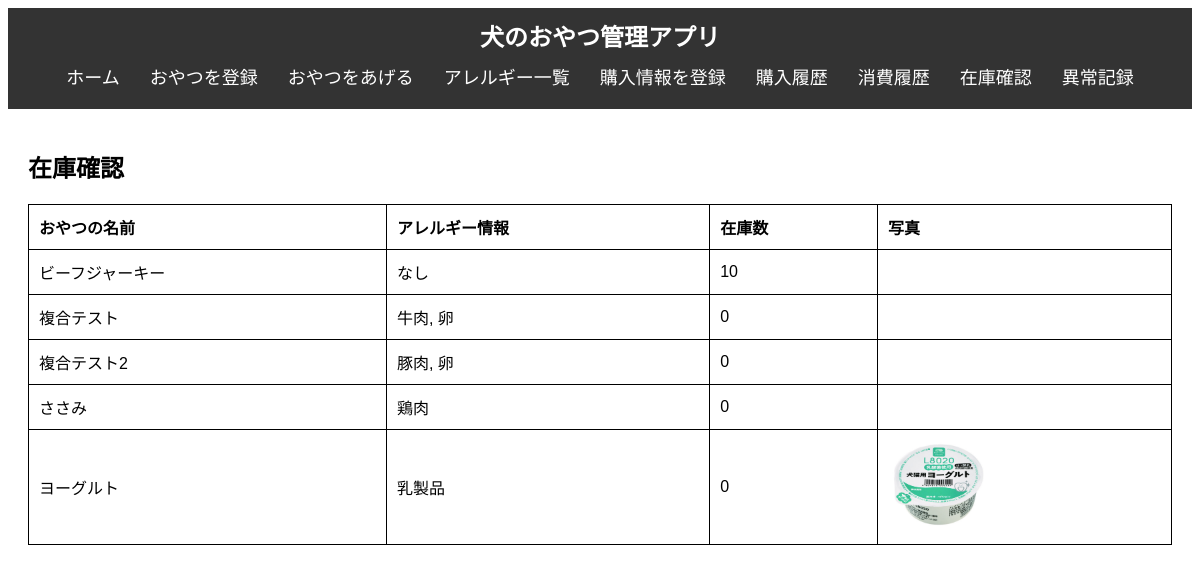
Page /stock on the earlier database version.
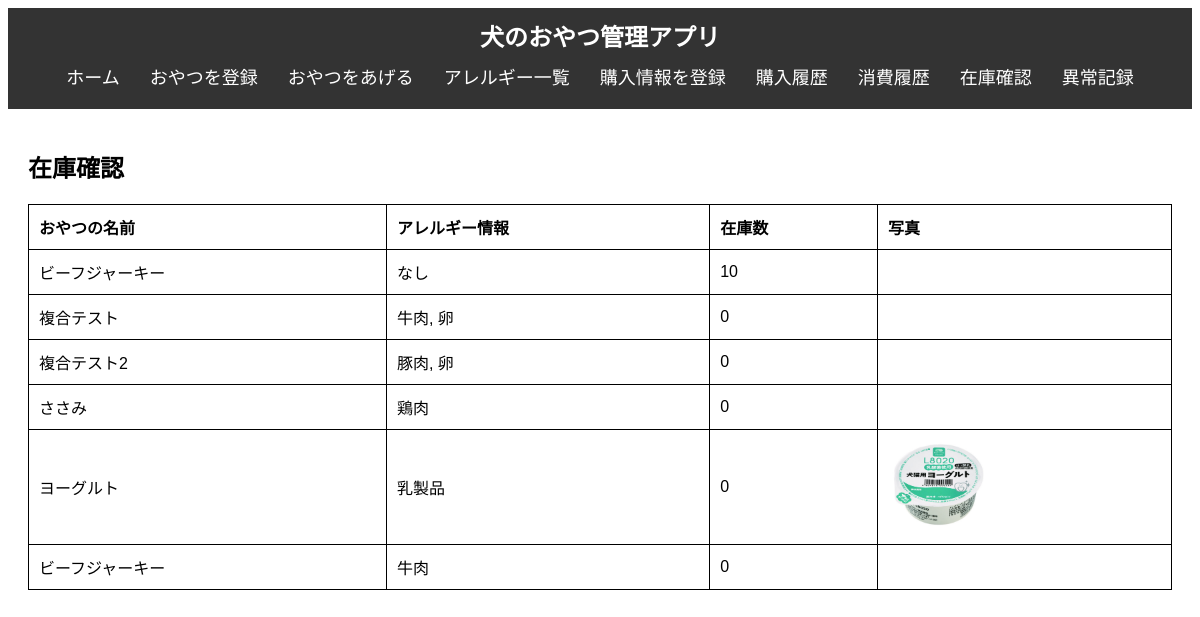
Same page on the later database version.
### tables this page shows
CREATE TABLE "snacks" (
	"id"	INTEGER,
	"name"	TEXT NOT NULL,
	"description"	TEXT,
	"purchase_date"	TEXT,
	"allergy_id"	INTEGER,
	PRIMARY KEY("id" AUTOINCREMENT),
	FOREIGN KEY("allergy_id") REFERENCES "allergies"("id")
);

### app.py (the view)
@app.route('/stock')
def stock():
    conn = get_db_connection()
    snacks = conn.execute('''
        SELECT s.id, s.name,
                COALESCE(GROUP_CONCAT(a.name, ', '), 'なし') AS allergies,
                COALESCE(SUM(DISTINCT ph.quantity), 0) AS total_purchased,
                COALESCE(SUM(DISTINCT sg.quantity), 0) AS total_given,
                COALESCE(SUM(DISTINCT ph.quantity), 0, 0) - COALESCE(SUM(DISTINCT sg.quantity), 0) AS stock,
                REPLACE(REPLACE(COALESCE(GROUP_CONCAT(sp.photo_path),'' ), '\\', '/'), 'static/', '') AS photos
        FROM snacks s
        LEFT JOIN snack_allergies sa ON s.id = sa.snack_id
        LEFT JOIN allergies a ON sa.allergy_id = a.id
        LEFT JOIN purchase_history ph ON s.id = ph.snack_id
        LEFT JOIN snack_giving sg ON s.id = sg.snack_id
        LEFT JOIN snack_photos sp ON s.id = sp.snack_id
        GROUP BY s.id
    ''').fetchall()
    conn.close()
    return render_template('stock.html', snacks=snacks)

### app.py (called while the page is built)
def get_db_connection():
    conn = sqlite3.connect('dog_treats.db')
    conn.row_factory = sqlite3.Row
    return conn

### templates/stock.html (shortened to what this page needs)
{% extends 'base.html' %}
{% block content %}
    <h2>在庫確認</h2>
    <table>
        <thead>
            <tr>
                <th>おやつの名前</th>
                <th>アレルギー情報</th>
                <th>在庫数</th>
                <th>写真</th>
            </tr>
        </thead>
        <tbody>
            {% for snack in snacks %}
                <tr>
                    <td>{{ snack.name }}</td>
                    <td>{{ snack.allergies }}</td>
                    <td>{{ snack.stock }}</td>
                    <td>
                        {% if snack.photos %}
                            {% for photo in snack.photos.split(', ') %}
                                <img src="{{ url_for('static', filename=photo) }}" alt="Snack Photo" style="max-width: 100px;">
                            {% endfor %}
                        {% endif %}
                    </td>
                </tr>
            {% endfor %}
        </tbody>
    </table>
{% endblock %}

### templates/base.html (shortened to what this page needs)
<!DOCTYPE html>
<html lang="ja">
<head>
    <link rel="stylesheet" href="{{ url_for('static', filename='style.css') }}">
</head>
<body>
    <header>
        <h1>犬のおやつ管理アプリ</h1>
        <nav>
            <ul>
                <li><a href="{{ url_for('index') }}">ホーム</a></li>
                <li><a href="{{ url_for('add_snack') }}">おやつを登録</a></li>
                <li><a href="{{ url_for('give_snack') }}">おやつをあげる</a></li>
                <li><a href="{{ url_for('allergies') }}">アレルギー一覧</a></li>
                <li><a href="{{ url_for('purchase_snack') }}">購入情報を登録</a></li>
                <li><a href="{{ url_for('purchase_history') }}">購入履歴</a></li>
                <li><a href="{{ url_for('give_snack_history') }}">消費履歴</a></li>
                <li><a href="{{ url_for('stock') }}">在庫確認</a></li>
                <li><a href="{{ url_for('incident_records') }}">異常記録</a></li>
            </ul>
        </nav>
    </header>
    <div class="content">
        {% block content %}{% endblock %}
    </div>
</body>
</html>

### static/style.css (style rules this page uses)
body { font-family: Arial, sans-serif; }
header { background-color: #333; color: white; padding: 10px 0; text-align: center; }
header h1 { margin: 0; font-size: 24px; }
nav ul { list-style: none; padding: 0; margin: 10px 0; display: flex; justify-content: center; }
nav ul li { margin: 0 15px; }
nav ul li a { color: white; text-decoration: none; font-size: 18px; }
.content { padding: 20px; }
table { width: 100%; border-collapse: collapse; margin-top: 20px; }
table, th, td { border: 1px solid black; }
th, td { padding: 10px; text-align: left; }

Differences in the rows shown:
added snacks: name "ビーフジャーキー", allergies "牛肉", stock "0"
